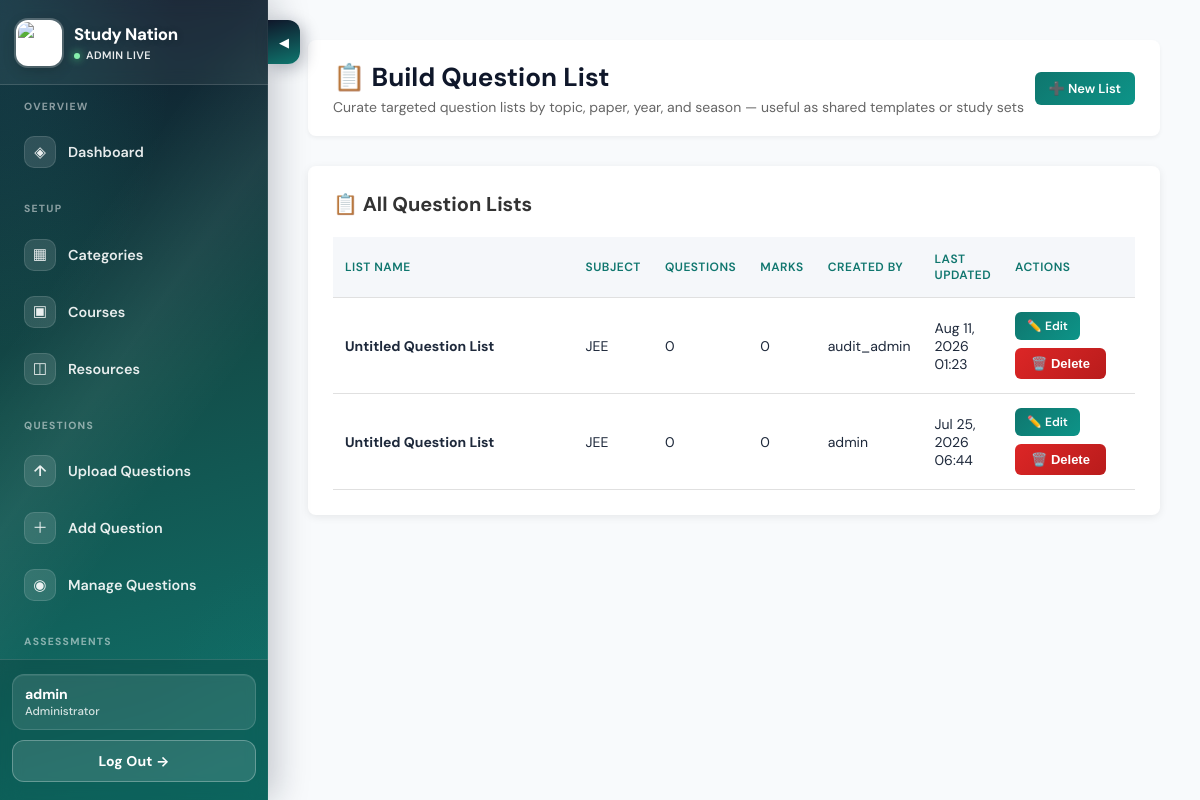
Page /admin-panel/question-lists/ (signed in) on the committed database.
### courses/models.py (models this page shows, shortened)
class QuestionList(models.Model):
    name = models.CharField(max_length=200, default="Untitled Question List")
    category = models.ForeignKey(
        CourseCategory,
        on_delete=models.SET_NULL,
        null=True,
        blank=True,
        related_name="question_lists",
        help_text="Curriculum / Subject this list is built from",
    )
    created_by = models.ForeignKey(
        "auth.User",
        on_delete=models.SET_NULL,
        null=True,
        blank=True,
        related_name="question_lists",
    )
    is_admin_curated = models.BooleanField(
        default=False,
        help_text="True for lists built by an admin (e.g. shared templates), False for student lists.",
    )
    questions = models.ManyToManyField(
        Question, through="QuestionListItem", related_name="question_lists"
    )
    created_at = models.DateTimeField(auto_now_add=True)
    updated_at = models.DateTimeField(auto_now=True)
    class Meta:
        ordering = ["-updated_at"]
    @property
    def total_marks(self):
        return sum(
            item.question.marks for item in self.list_items.select_related("question")
        )
    @property
    def question_count(self):
        return self.list_items.count()

class CourseCategory(models.Model):
    name = models.CharField(max_length=100, unique=True)
    description = models.TextField(blank=True)
    icon = models.CharField(max_length=50, default="book")
    created_at = models.DateTimeField(auto_now_add=True)
    class Meta:
        verbose_name_plural = "Course Categories"
        ordering = ["name"]

### admin_panel/views.py (the view)
# urls.py: path("question-lists/", views.manage_question_lists, name="manage_question_lists"),
@admin_required
def manage_question_lists(request):
    lists = QuestionList.objects.filter(is_admin_curated=True).select_related(
        "category", "created_by"
    )
    return render(request, "admin_panel/manage_question_lists.html", {"lists": lists})

### admin_panel/views.py (called while the page is built)
def admin_required(view_func):
    @login_required(login_url="courses:student_login")
    @wraps(view_func)
    def wrapped_view(request, *args, **kwargs):
        if not hasattr(request.user, "admin_profile"):
            if request.user.is_superuser:
                AdminUser.objects.get_or_create(user=request.user)
            else:
                messages.error(request, "You do not have admin access")
                return redirect("courses:student_login")
        return view_func(request, *args, **kwargs)
    return wrapped_view

### admin_panel/templates/admin_panel/manage_question_lists.html (shortened to what this page needs)
<!DOCTYPE html>
<html lang="en">
  <head>
  </head>
  <body>
    {% include 'admin_panel/_partials/sidebar_slider.html' %}
    <div class="dashboard-wrapper">
{% include 'admin_panel/_partials/admin_sidebar.html' with active='manage_question_lists' %}
<main class="main-content">
        <div class="header">
          <div>
            <h1>📋 Build Question List</h1>
            <p style="color: #666; font-size: 14px; margin-top: 4px;">Curate targeted question lists by topic, paper, year, and season — useful as shared templates or study sets</p>
          </div>
          <div class="header-actions">
            <a href="{% url 'admin_panel:create_question_list' %}" class="btn btn-primary btn-sm">➕ New List</a>
          </div>
        </div>
        <div class="content-section">
          <h2>📋 All Question Lists</h2>
          {% if lists %}
            <table class="upload-table">
              <thead>
                <tr>
                  <th style="width: 30%;">List Name</th>
                  <th>Subject</th>
                  <th>Questions</th>
                  <th>Marks</th>
                  <th>Created By</th>
                  <th>Last Updated</th>
                  <th style="width: 180px;">Actions</th>
                </tr>
              </thead>
              <tbody>
                {% for qlist in lists %}
                  <tr>
                    <td><strong>{{ qlist.name }}</strong></td>
                    <td>{{ qlist.category.name|default:'-' }}</td>
                    <td>{{ qlist.question_count }}</td>
                    <td>{{ qlist.total_marks }}</td>
                    <td>{{ qlist.created_by.username|default:'-' }}</td>
                    <td>{{ qlist.updated_at|date:"M d, Y H:i" }}</td>
                    <td>
                      <div style="display: flex; gap: 8px; flex-wrap: wrap;">
                        <a href="{% url 'admin_panel:edit_question_list' qlist.id %}" class="btn btn-primary btn-sm" style="padding: 6px 12px; font-size: 12px;">✏️ Edit</a>
                        <form method="post" action="{% url 'admin_panel:delete_question_list' qlist.id %}" style="display:inline;" onsubmit="return confirm('Delete this question list? This cannot be undone.');">{% csrf_token %}<button type="submit" class="btn btn-danger">🗑️ Delete</button></form>
                      </div>
                    </td>
                  </tr>
                {% endfor %}
              </tbody>
            </table>
          {% else %}
            <div class="empty-state">
              <span class="icon">📋</span>
              <h3 style="margin-bottom: 8px; color: #555;">No question lists yet</h3>
              <p>Click "New List" above to curate your first targeted question list.</p>
            </div>
          {% endif %}
        </div>
      </main>
    </div>
  </body>
</html>

### admin_panel/templates/admin_panel/_partials/admin_sidebar.html (shortened to what this page needs)
<aside class="sidebar" id="adminSidebar" aria-label="Admin navigation">
  <div class="sidebar-header">
    <a class="sidebar-brand" href="{% url 'admin_panel:dashboard' %}">
      <img
        src="/media/study_nation_logo.jpeg"
        alt="Study Nation"
        class="sidebar-logo"
      />
      <div class="sidebar-brand-text">
        <strong>Study Nation</strong>
        <span>Admin live</span>
      </div>
    </a>
  </div>
  <nav class="sidebar-nav-wrap" aria-label="Main">
    <ul class="sidebar-nav">
      <li class="sidebar-section-label">Overview</li>
      <li>
        <a href="{% url 'admin_panel:dashboard' %}" class="{% if active == 'dashboard' %}active{% endif %}">
          <span class="nav-ico">◈</span> Dashboard
        </a>
      </li>
      <li class="sidebar-section-label">Setup</li>
      <li>
        <a href="{% url 'admin_panel:manage_categories' %}" class="{% if active == 'manage_categories' %}active{% endif %}">
          <span class="nav-ico">▦</span> Categories
        </a>
      </li>
      <li>
        <a href="{% url 'admin_panel:manage_courses' %}" class="{% if active == 'manage_courses' %}active{% endif %}">
          <span class="nav-ico">▣</span> Courses
        </a>
      </li>
      <li>
        <a href="{% url 'admin_panel:manage_resources' %}" class="{% if active == 'manage_resources' %}active{% endif %}">
          <span class="nav-ico">◫</span> Resources
        </a>
      </li>
      <li class="sidebar-section-label">Questions</li>
      <li>
        <a href="{% url 'admin_panel:csv_upload' %}" class="{% if active == 'csv_upload' %}active{% endif %}">
          <span class="nav-ico">↑</span> Upload Questions
        </a>
      </li>
      <li>
        <a href="{% url 'admin_panel:manual_question' %}" class="{% if active == 'manual_question' %}active{% endif %}">
          <span class="nav-ico">＋</span> Add Question
        </a>
      </li>
      <li>
        <a href="{% url 'admin_panel:manage_questions' %}" class="{% if active == 'manage_questions' %}active{% endif %}">
          <span class="nav-ico">◉</span> Manage Questions
        </a>
      </li>
      <li class="sidebar-section-label">Assessments</li>
    </ul>
  </nav>
  <div class="sidebar-footer">
    <div class="sidebar-user">
      <strong>
        {% if admin_user %}
          {{ admin_user.user.username }}
        {% elif user.is_authenticated %}
          {{ user.username }}
        {% else %}
          Admin
        {% endif %}
      </strong>
      <span>Administrator</span>
    </div>
    <a href="{% url 'admin_panel:logout' %}" class="logout-btn">Log Out →</a>
  </div>
</aside>

### admin_panel/templates/admin_panel/manage_question_lists.html (style rules this page uses)
* { margin: 0; padding: 0; box-sizing: border-box; }
body { font-family: 'Segoe UI', Tahoma, Geneva, Verdana, sans-serif; background: #f5f7fa; color: #333; }
.dashboard-wrapper { display: grid; grid-template-columns: 250px 1fr; min-height: 100vh; }
.sidebar { background: linear-gradient(165deg, #0f172a 0%, #134e4a 50%, #0f766e 100%); color: white; padding: 30px 0; position: fixed; height: 100vh; width: 250px; overflow-y: auto; box-shadow: 2px 0 10px rgba(0,0,0,0.1); }
.sidebar-header { padding: 0 20px 30px; border-bottom: 1px solid rgba(255,255,255,0.2); margin-bottom: 20px; }
.sidebar-nav { list-style: none; }
.sidebar-nav a { display: block; padding: 14px 20px; color: white; text-decoration: none; transition: all .3s ease; border-left: 3px solid transparent; }
.sidebar-footer { position: absolute; bottom: 20px; left: 0; right: 0; padding: 0 20px; border-top: 1px solid rgba(255,255,255,0.2); padding-top: 20px; }
.logout-btn { width: 100%; padding: 10px; background: rgba(255,255,255,0.2); color: white; border: 1px solid rgba(255,255,255,0.4); border-radius: 4px; cursor: pointer; text-decoration: none; display: block; text-align: center; font-size: 14px; }
.main-content { margin-left: 250px; padding: 40px; width: max-content; min-width: 900px; }
.header { display: flex; justify-content: space-between; align-items: center; margin-bottom: 30px; background: white; padding: 20px 25px; border-radius: 8px; box-shadow: 0 2px 4px rgba(0,0,0,0.05); }
.header h1 { font-size: 26px; color: #333; }
.header .header-actions { display: flex; gap: 10px; }
.content-section { background: white; padding: 25px; border-radius: 8px; box-shadow: 0 2px 8px rgba(0,0,0,0.08); margin-bottom: 30px; }
.content-section h2 { font-size: 20px; margin-bottom: 20px; color: #333; display: flex; align-items: center; gap: 8px; }
.btn { padding: 12px 24px; border: none; border-radius: 6px; font-size: 14px; font-weight: 600; cursor: pointer; text-decoration: none; display: inline-flex; align-items: center; justify-content: center; gap: 6px; transition: all .3s ease; }
.btn-primary { background: linear-gradient(165deg, #0f172a 0%, #134e4a 50%, #0f766e 100%); color: white; }
.btn-danger { background: linear-gradient(135deg, #dc2626 0%, #b91c1c 100%); color: white; padding: 8px 16px; font-size: 13px; }
.btn-sm { padding: 8px 14px; font-size: 13px; }
.upload-table { width: 100%; border-collapse: collapse; }
.upload-table th, .upload-table td { padding: 14px 12px; text-align: left; border-bottom: 1px solid #e0e0e0; font-size: 14px; vertical-align: middle; }
.upload-table th { background: #f5f7fa; font-weight: 600; color: #0f766e; text-transform: uppercase; font-size: 12px; letter-spacing: 0.5px; }

### rows in the picture
QuestionList: name "Untitled Question List", category.name "JEE", question_count "0", total_marks "0", created_by.username "audit_admin", updated_at "Aug 11, 2026 01:23"
QuestionList: name "Untitled Question List", category.name "JEE", question_count "0", total_marks "0", created_by.username "admin", updated_at "Jul 25, 2026 06:44"

### other values in the picture
{{ user.username }} "admin"
